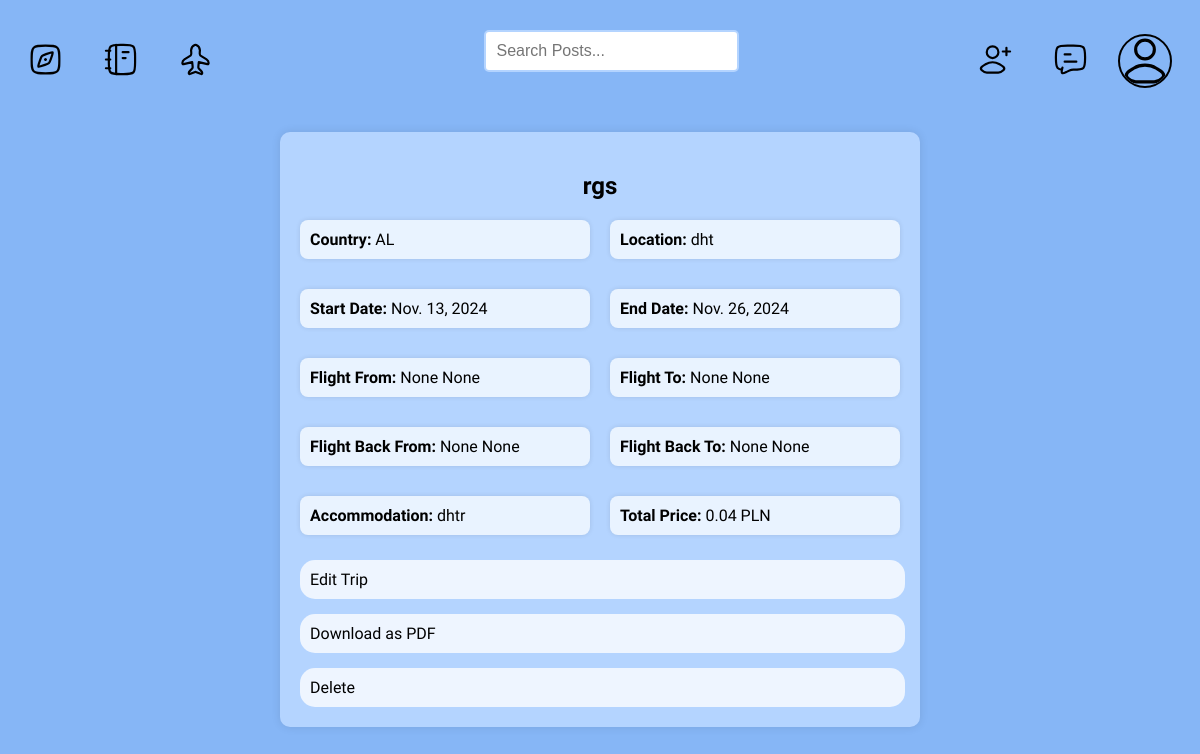
Page /trips/2/ (signed in) on the earlier database version.
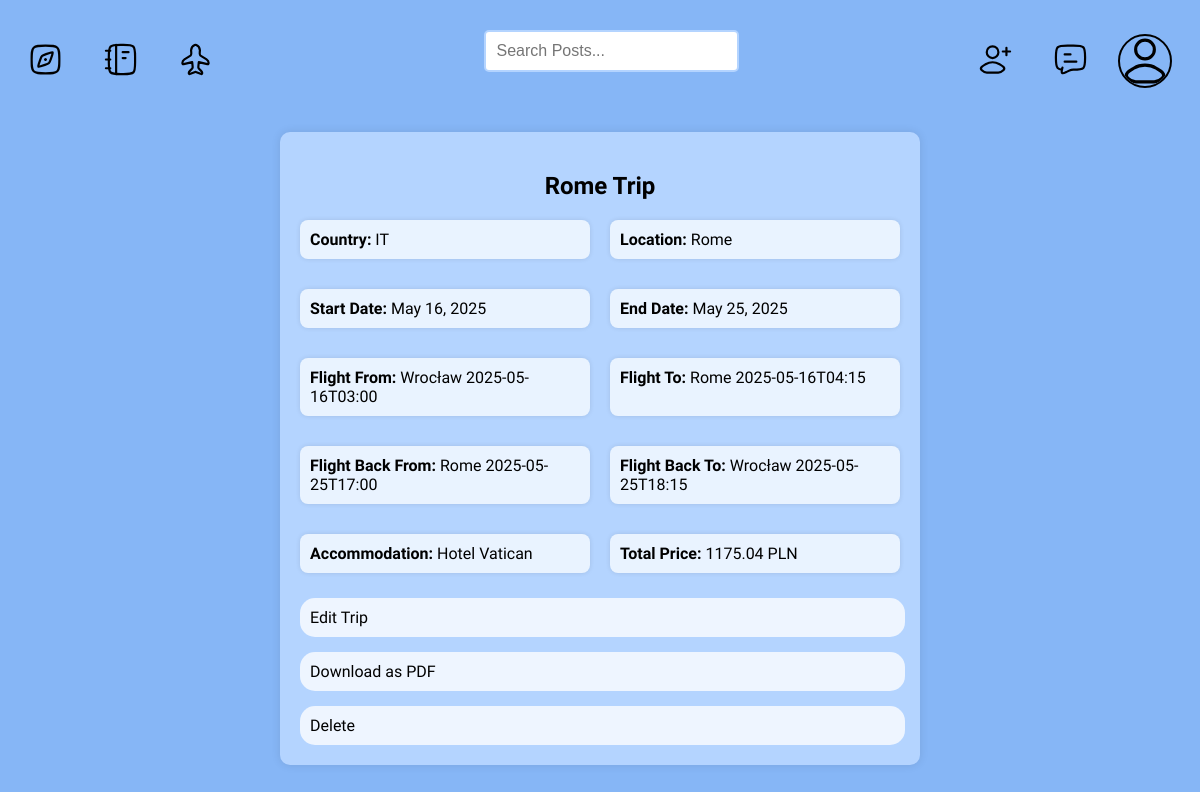
Same page on the later database version.
### base/models.py (models this page shows, shortened)
class User(AbstractUser):
    name = models.CharField(max_length=100, null=True)
    first_name = models.CharField(max_length=100, null=True, blank=True)
    last_name = models.CharField(max_length=100, null=True, blank=True)
    email = models.EmailField(unique=True)
    bio = models.TextField(null=True, blank=True)
    avatar = models.ImageField(null=True, default='user-avatar.svg')
    USERNAME_FIELD = 'email'
    REQUIRED_FIELDS = ['username']

class Trip(models.Model):
    author = models.ForeignKey(User, on_delete=models.CASCADE)
    title = models.CharField(max_length=100)
    country = CountryField()
    location = models.CharField(max_length=100)
    start_date = models.DateField()
    end_date = models.DateField()
    num_days = models.PositiveIntegerField(default=0)
    flight_from = models.CharField(max_length=100, null=True, blank=True)
    flight_from_airport = models.CharField(max_length=100, null=True, blank=True)
    flight_to = models.CharField(max_length=100, null=True, blank=True)
    flight_to_airport = models.CharField(max_length=100, null=True, blank=True)
    flight_back_from = models.CharField(max_length=100, null=True, blank=True)
    flight_back_from_airport = models.CharField(max_length=100, null=True, blank=True)
    flight_back_to = models.CharField(max_length=100, null=True, blank=True)
    flight_back_to_airport = models.CharField(max_length=100, null=True, blank=True)
    flight_price = models.DecimalField(max_digits=10, decimal_places=2, default=0)
    car_time = models.DurationField(null=True, blank=True)
    car_price_per_person = models.DecimalField(max_digits=10, decimal_places=2, default=0)
    accommodation_name = models.CharField(max_length=100)
    accommodation_price = models.DecimalField(max_digits=10, decimal_places=2, default=0)
    transport_type = models.CharField(max_length=100)
    transport_price = models.DecimalField(max_digits=10, decimal_places=2, default=0)
    visa_required = models.BooleanField(default=False)
    visa_price = models.DecimalField(max_digits=10, decimal_places=2, default=0, null=True, blank=True)
    total_price = models.DecimalField(max_digits=15, decimal_places=2, default=0)

### base/views.py (the view)
# urls.py: path('trips/<int:pk>/', views.trip_detail, name='trip_detail'),
@login_required(login_url='login')
def trip_detail(request, pk):
    trip = Trip.objects.get(pk=pk)
    return render(request, 'base/trip_planner/trip_detail.html', {'trip': trip})

### base/templates/base/trip_planner/trip_detail.html
{% extends 'main.html' %}
{% load static %}
{% block content %}
  <div class="form-trip-create-post">
    <h2>{{ trip.title }}</h2>
    <div class="trip-details">
      <div class="trip-detail-item"><strong>Country:</strong> {{ trip.country }}</div>
      <div class="trip-detail-item"><strong>Location:</strong> {{ trip.location }}</div>
      <div class="trip-detail-item"><strong>Start Date:</strong> {{ trip.start_date }}</div>
      <div class="trip-detail-item"><strong>End Date:</strong> {{ trip.end_date }}</div>
      <div class="trip-detail-item"><strong>Flight From:</strong> {{ trip.flight_from_airport }} {{ trip.flight_from }}</div>
      <div class="trip-detail-item"><strong>Flight To:</strong> {{ trip.flight_to_airport }} {{ trip.flight_to }}</div>
      <div class="trip-detail-item"><strong>Flight Back From:</strong> {{ trip.flight_back_from_airport }} {{ trip.flight_back_from }}</div>
      <div class="trip-detail-item"><strong>Flight Back To:</strong> {{ trip.flight_back_to_airport }} {{ trip.flight_back_to }}</div>
      <div class="trip-detail-item"><strong>Accommodation:</strong> {{ trip.accommodation_name }}</div>
      <div class="trip-detail-item"><strong>Total Price:</strong> {{ trip.total_price }} PLN</div>
    </div>
    <a href="{% url 'update_trip' pk=trip.pk %}" class="btn-submit">Edit Trip</a>
    <a href="{% url 'download_trip_pdf' pk=trip.pk %}" class="btn-submit" style="margin-top: 15px;">Download as PDF</a>
    <a href="{% url 'delete_trip' trip.id %}" class="btn-submit" style="margin-top: 15px;">Delete</a>
  </div>
{% endblock %}

### templates/main.html (shortened to what this page needs)
<!DOCTYPE html>
{% load static %}
<html>
    <head>
        <link rel="stylesheet" href="https://unpkg.com/swiper/swiper-bundle.min.css">
        <link rel='stylesheet' type='text/css' media='screen' href="{% static 'styles/main.css' %}?v=1.0">
        <link rel='stylesheet' type='text/css' media='screen' href="{% static 'styles/form.css' %}?v=1.0">
        <link rel='stylesheet' type='text/css' media='screen' href="{% static 'styles/searchbar.css' %}?v=1.0">
        <link rel='stylesheet' type='text/css' media='screen' href="{% static 'styles/navbar.css' %}?v=1.0">
        <link rel='stylesheet' type='text/css' media='screen' href="{% static 'styles/post.css' %}?v=1.0">
        <link rel='stylesheet' type='text/css' media='screen' href="{% static 'styles/edit-profile.css' %}?v=1.0">
        <link rel='stylesheet' type='text/css' media='screen' href="{% static 'styles/chat.css' %}?v=1.0">
        <link rel='stylesheet' type='text/css' media='screen' href="{% static 'styles/trip_planner.css' %}?v=1.0">
    </head>
    <body>
        {% include 'navbar.html' %}
        {% block content %}
        {% endblock %}
    </body>
</html>

### templates/navbar.html (shortened to what this page needs)
{% load static %}
<div class="navbar-container">
    <div style="display: flex; align-items: center;">
        <a href="/" style="margin-right: 20px; margin-left: 10px;">
            <img src="{% static 'images/home.svg' %}" alt="home">
        </a>
        <a href="{% url 'list_trips' %}" style="margin-right: 20px; margin-left: 20px;">
            <img src="{% static 'images/notebook.svg' %}" alt="notebook">
        </a>
        <a href="{% url 'search_flight' %}" style="margin-right: 20px; margin-left: 20px;">
            <img src="{% static 'images/airplane.svg' %}" alt="airplane">
        </a>
    </div>
    {% include 'searchbar.html' %}
    <div class="navbar-container-right">
        <a href="{% url 'search_non_friends' %}" style="margin-right: 20px; margin-left: 20px;">
            <img src="{% static 'images/user-add.svg' %}" alt="user-add">
        </a>
        <a href="{% url 'friend_chats' %}" style="margin-right: 20px; margin-left: 20px;">
            <img src="{% static 'images/chat.svg' %}" alt="chat">
        </a>
        {% if request.user.is_authenticated %}
        <div class="dropdown">
            <div class="navbar-avatar">
                <a href="{% url 'user_profile' request.user.username %}"><img src="{{ request.user.avatar.url }}"/></a>
            </div>
        </div>
        {% else %}
        <div class="login-button">
            <a href="{% url 'login' %}">Login</a>
        </div>
        {% endif %}
    </div>
</div>

### templates/searchbar.html
<div class="searchbar">
    <form method="GET" action="{% url 'home' %}">
        <input type="text" name="q" placeholder="Search Posts...">
    </form>
</div>

### static/styles/main.css (style rules this page uses)
body { background-color: #86B6F6; font-family: 'Source Sans 3', sans-serif; }
html { scrollbar-width: none; -ms-overflow-style: none; }
a { text-decoration: none; color: black; }

### static/styles/form.css (style rules this page uses)
.delete input[type="submit"], .form-register input[type="submit"], .form-login input[type="submit"], .btn-submit { font-family: inherit; font-size: inherit; background-color: #EEF5FF; color: black; border: none; padding: 10px; border-radius: 15px; cursor: pointer; display: block; width: calc(100% - 15px); margin: auto; margin-top: 15px; }

### static/styles/searchbar.css (style rules this page uses)
.searchbar { display: flex; justify-content: center; align-items: center; margin: 20px 0; }
.searchbar input[type="text"] { width: 100%; padding: 10px; border: 2px solid #B4D4FF; border-radius: 5px; font-size: 16px; transition: background-color 0.3s, border-color 0.3s; }

### static/styles/navbar.css (style rules this page uses)
.navbar-container { display: grid; grid-template-columns: 1fr 3fr 1fr; align-items: center; border-radius: 10px; margin: 10px; }
.navbar-container-right { display: flex; margin-left: auto; align-items: center; }
.dropdown { position: relative; display: inline-block; }
.navbar-avatar img { vertical-align: middle; width: 50px; height: 50px; border-radius: 50%; margin-left: 10px; margin-right: 10px; border: 2px solid black; }

### static/styles/chat.css (style rules this page uses)
.searchbar input[type="text"] { width: 100%; padding: 10px; border: 2px solid #B4D4FF; border-radius: 5px; font-size: 16px; transition: background-color 0.3s, border-color 0.3s; margin-bottom: 20px; }

### static/styles/trip_planner.css (style rules this page uses)
.form-trip-create-post { background-color: #B4D4FF; padding: 20px; border-radius: 10px; max-width: 600px; margin: 20px auto; box-shadow: 0 0 10px rgba(0, 0, 0, 0.1); }
h2 { text-align: center; margin-bottom: 20px; font-size: 24px; }
.form-trip-create-post { position: relative; }
.trip-details { display: flex; flex-wrap: wrap; gap: 20px; }
.trip-detail-item { flex: 1 1 45%; background-color: #E9F3FF; padding: 10px; border-radius: 8px; box-shadow: 0 0 5px rgba(0, 0, 0, 0.1); margin-bottom: 10px; }

Differences in the rows shown:
changed Trip: title "rgs" → "Rome Trip"; country "AL" → "IT"; location "dht" → "Rome"; start_date "Nov. 13, 2024" → "May 16, 2025"; end_date "Nov. 26, 2024" → "May 25, 2025"; flight_from_airport "None" → "Wrocław"; flight_from "None" → "2025-05-16T03:00"; flight_to_airport "None" → "Rome"; flight_to "None" → "2025-05-16T04:15"; flight_back_from_airport "None" → "Rome"; flight_back_from "None" → "2025-05-25T17:00"; flight_back_to_airport "None" → "Wrocław"; flight_back_to "None" → "2025-05-25T18:15"; accommodation_name "dhtr" → "Hotel Vatican"; total_price "0.04" → "1175.04"
